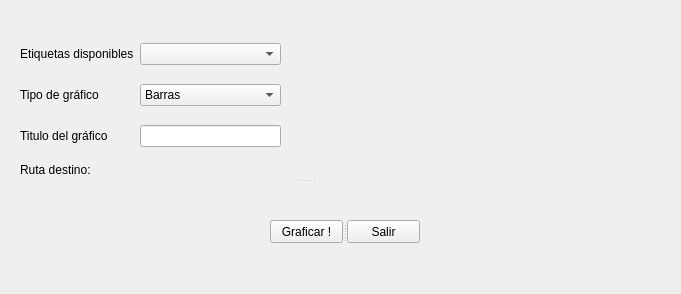
<?xml version="1.0" encoding="UTF-8"?>
<ui version="4.0">
 <class>StatsPopButton</class>
 <widget class="QWidget" name="StatsPopButton">
  <property name="geometry">
   <rect>
    <x>0</x>
    <y>0</y>
    <width>681</width>
    <height>294</height>
   </rect>
  </property>
  <property name="windowTitle">
   <string>Form</string>
  </property>
  <widget class="QWidget" name="layoutWidget">
   <property name="geometry">
    <rect>
     <x>20</x>
     <y>30</y>
     <width>261</width>
     <height>131</height>
    </rect>
   </property>
   <layout class="QGridLayout" name="gridLayout">
    <item row="2" column="1" colspan="2">
     <widget class="QLineEdit" name="graph_title_response"/>
    </item>
    <item row="2" column="0">
     <widget class="QLabel" name="graph_title">
      <property name="text">
       <string>Titulo del gráfico</string>
      </property>
     </widget>
    </item>
    <item row="0" column="1" colspan="2">
     <widget class="QComboBox" name="dwc_label_response"/>
    </item>
    <item row="1" column="1" colspan="2">
     <widget class="QComboBox" name="graph_kind_response">
      <item>
       <property name="text">
        <string>Barras</string>
       </property>
      </item>
      <item>
       <property name="text">
        <string>Barras horizontales</string>
       </property>
      </item>
      <item>
       <property name="text">
        <string>Torta</string>
       </property>
      </item>
     </widget>
    </item>
    <item row="1" column="0">
     <widget class="QLabel" name="graph_kind">
      <property name="text">
       <string>Tipo de gráfico</string>
      </property>
     </widget>
    </item>
    <item row="0" column="0">
     <widget class="QLabel" name="dwc_label">
      <property name="text">
       <string>Etiquetas disponibles</string>
      </property>
     </widget>
    </item>
   </layout>
  </widget>
  <widget class="QSplitter" name="splitter">
   <property name="geometry">
    <rect>
     <x>270</x>
     <y>220</y>
     <width>150</width>
     <height>23</height>
    </rect>
   </property>
   <property name="orientation">
    <enum>Qt::Horizontal</enum>
   </property>
   <widget class="QPushButton" name="graphbutton">
    <property name="text">
     <string>Graficar !</string>
    </property>
   </widget>
   <widget class="QPushButton" name="exitbutton">
    <property name="text">
     <string>Salir</string>
    </property>
   </widget>
  </widget>
  <widget class="QSplitter" name="splitter_2">
   <property name="geometry">
    <rect>
     <x>20</x>
     <y>160</y>
     <width>571</width>
     <height>41</height>
    </rect>
   </property>
   <property name="orientation">
    <enum>Qt::Vertical</enum>
   </property>
   <widget class="QLabel" name="route_destiny_label">
    <property name="text">
     <string>Ruta destino:</string>
    </property>
   </widget>
   <widget class="QLabel" name="route_destiny_response_label">
    <property name="text">
     <string/>
    </property>
   </widget>
  </widget>
 </widget>
 <resources/>
 <connections/>
</ui>
